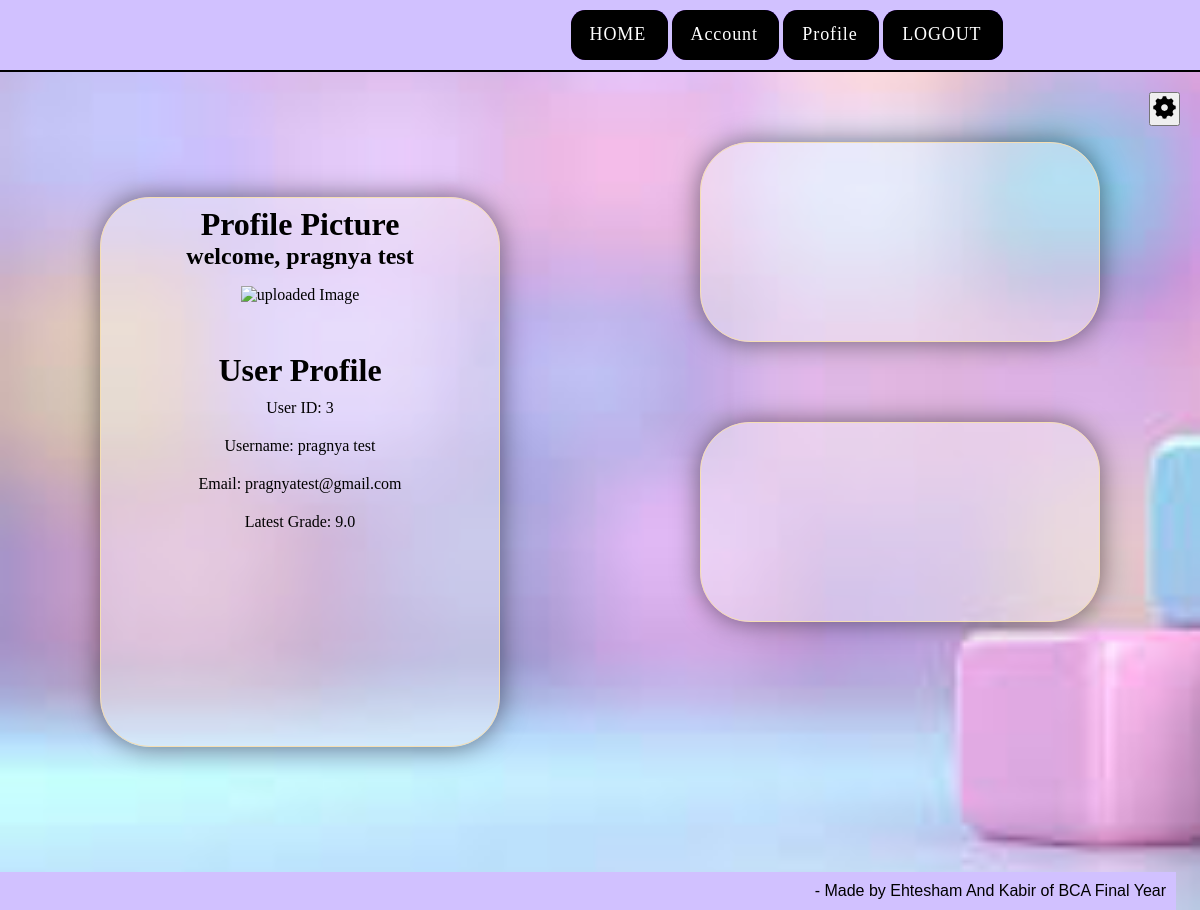
Screenshot of /account (signed in) with the database file from the repository.
### pragnya_responsive_app/models.py (models this page shows)
class User(db.Model, UserMixin):
    id = db.Column(db.Integer, primary_key=True)
    name = db.Column(db.String(150), nullable=False)
    email = db.Column(db.String(150), unique=True, nullable=False)
    password = db.Column(db.String(200), nullable=False)
    student_grade = db.Column(db.Float, nullable=True)  # Float for grades
    images = db.relationship('Image', backref='user', lazy=True)

### pragnya_responsive_app/main.py (the view)
@main.route("/account")
@login_required
def account():
     return render_template('account.html')

### pragnya_responsive_app/templates/account.html (shortened to what this page needs)
{% extends "base.html" %}
{% block content %}
<head>
    <link rel="stylesheet" href="/pragnya_responsive_app/static/index_style.css">
</head>
<body>
    <div class="main_account">
        <div class="one">
            <div class="card card-1">
                <div class="photo">
                    <h1> Profile Picture</h1>
                    <h2>welcome,  {{  current_user.name }}</h2>
                     <div class="pic">
                        <img src="{{ url_for('main.get_img', id=current_user.id) }}" alt="uploaded Image"  width="200px" height="150px">
                    </div>
                </div>
                <div class="matter">
                    <h1>User Profile</h1>
                    {% if current_user.is_authenticated %}
                    <p>User ID: {{ current_user.id }}</p>
                    <p>Username: {{ current_user.name }}</p>
                    <p>Email: {{ current_user.email }}</p>
                    <p>Latest Grade: {{ current_user.student_grade }} </p>
                    {% else %}
                    <p>Please log in to view your profile.</p>
                    {% endif %}
                </div>
            </div>
        </div>
        <div class="two">
            <div class="setting" id="setting">
                <button id="setting_btn ">
                </button>
            </div>
            <div class="card card-2">
            </div>
            <div class="card card-3">
            </div>
        </div>
    </div>
</body>
{% endblock %}

### pragnya_responsive_app/static/index_style.css (style rules this page uses)
* { margin: 0; padding: 0; }
body { background-image: url("/static/images_folder/images.jpeg"); background-repeat: no-repeat; background-size: cover; }
.main_right h3, p { padding: 10px; }

### rows the page displays
User: name "pragnya test", id "3", email "pragnyatest@gmail.com", student_grade "9.0"
